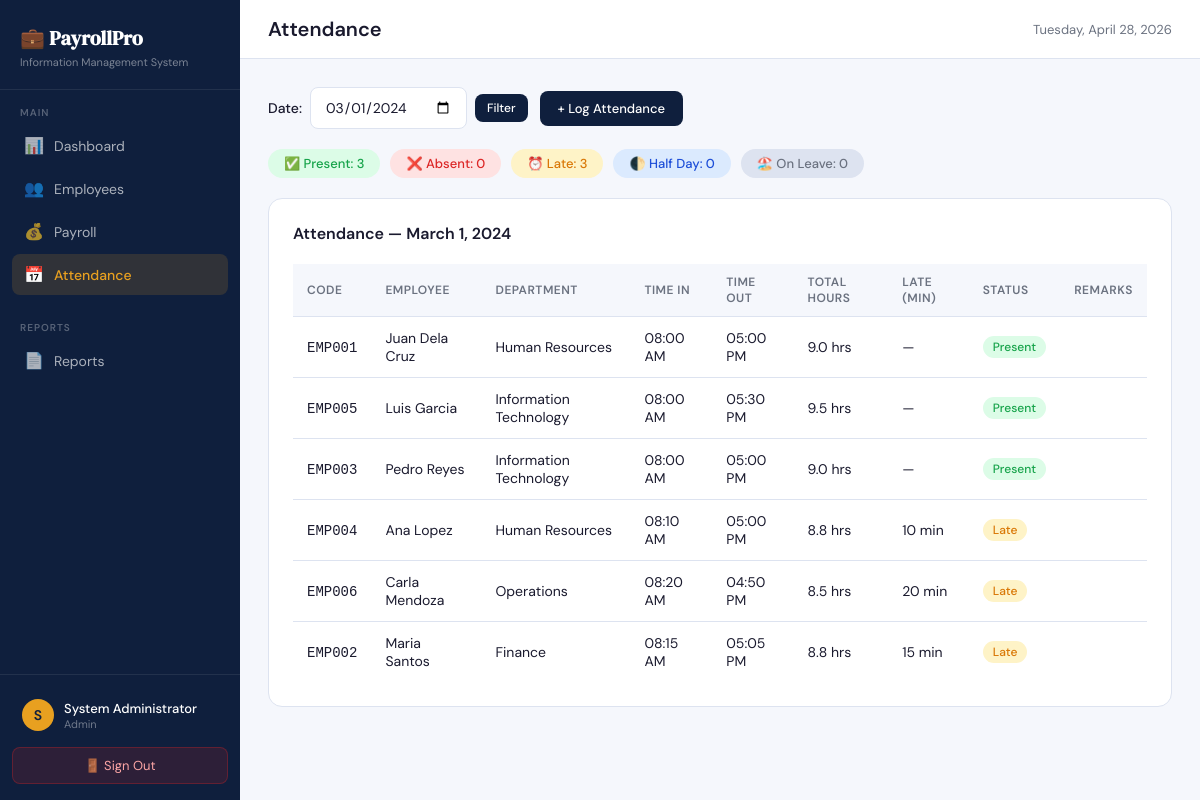
Screenshot of /pages/attendance.php?date=2024-03-01 (signed in) with the database file from the repository.
### tables this page shows
CREATE TABLE attendance (
    attendance_id     INT AUTO_INCREMENT PRIMARY KEY,
    employee_id       INT NOT NULL,
    date              DATE NOT NULL,
    time_in           TIME,
    time_out          TIME,
    total_hours       DECIMAL(5,2) GENERATED ALWAYS AS (
                          CASE
                              WHEN time_in IS NOT NULL AND time_out IS NOT NULL
                              THEN TIMESTAMPDIFF(MINUTE, time_in, time_out) / 60
                              ELSE 0
                          END
                      ) STORED,
    status            ENUM('Present','Absent','Late','Half Day','On Leave') DEFAULT 'Present',
    late_minutes      INT DEFAULT 0,
    undertime_minutes INT DEFAULT 0,
    remarks           TEXT,
    FOREIGN KEY (employee_id) REFERENCES employees(employee_id) ON DELETE CASCADE,
    UNIQUE KEY unique_attendance (employee_id, date),
    INDEX idx_date          (date),
    INDEX idx_att_status    (status),
    INDEX idx_employee_date (employee_id, date)
);

CREATE TABLE employees (
    employee_id        INT AUTO_INCREMENT PRIMARY KEY,
    employee_code      VARCHAR(20) UNIQUE,
    first_name         VARCHAR(50) NOT NULL,
    last_name          VARCHAR(50) NOT NULL,
    middle_name        VARCHAR(50),
    suffix             VARCHAR(10),
    gender             ENUM('Male','Female','Other','Prefer not to say'),
    birth_date         DATE,
    contact_number     VARCHAR(20),
    alternate_contact  VARCHAR(20),
    email              VARCHAR(100) UNIQUE,
    address            TEXT,
    bank_account_number VARCHAR(50),
    tin_number         VARCHAR(50),
    sss_number         VARCHAR(20),
    philhealth_number  VARCHAR(20),
    pagibig_number     VARCHAR(20),
    date_hired         DATE NOT NULL,
    date_regularized   DATE,
    date_resigned      DATE,
    status             ENUM('Active','Resigned','Terminated','On Leave') DEFAULT 'Active',
    department_id      INT,
    position_id        INT,
    supervisor_id      INT,
    created_at         TIMESTAMP DEFAULT CURRENT_TIMESTAMP,
    updated_at         TIMESTAMP DEFAULT CURRENT_TIMESTAMP ON UPDATE CURRENT_TIMESTAMP,
    FOREIGN KEY (department_id) REFERENCES departments(department_id),
    FOREIGN KEY (position_id)   REFERENCES positions(position_id),
    FOREIGN KEY (supervisor_id) REFERENCES employees(employee_id),
    INDEX idx_status      (status),
    INDEX idx_department  (department_id),
    INDEX idx_position    (position_id),
    INDEX idx_date_hired  (date_hired)
);

CREATE TABLE departments (
    department_id   INT AUTO_INCREMENT PRIMARY KEY,
    department_name VARCHAR(100) UNIQUE NOT NULL,
    description     TEXT,
    created_at      TIMESTAMP DEFAULT CURRENT_TIMESTAMP
);

### pages/attendance.php (the view, shortened to what this page needs)
<?php
$conn = getConnection();
$filterDate = $_GET['date'] ?? date('Y-m-d');
$records = $conn->query("SELECT a.*, CONCAT(e.first_name,' ',e.last_name) AS full_name,
    e.employee_code, d.department_name
    FROM attendance a
    JOIN employees e ON a.employee_id=e.employee_id
    LEFT JOIN departments d ON e.department_id=d.department_id
    WHERE a.date='$filterDate'
    ORDER BY a.status, e.first_name");
$sumR = $conn->query("SELECT status, COUNT(*) AS cnt FROM attendance WHERE date='$filterDate' GROUP BY status");
$summary = [];
while ($row = $sumR->fetch_assoc()) {
    $summary[$row['status']] = $row['cnt'];
}
include '../includes/header.php';
?>
<div class="att-filters">
    <form method="GET" style="display:flex;align-items:center;gap:8px">
        <label style="font-size:14px;font-weight:500">Date:</label>
        <input type="date" name="date" class="form-control" style="width:auto"
               value="<?= htmlspecialchars($filterDate) ?>">
        <button type="submit" class="btn btn-primary btn-sm">Filter</button>
    </form>
    <button class="btn btn-primary" onclick="openAttModal()">+ Log Attendance</button>
</div>
<div class="summary-pills">
    <div class="pill badge-success">✅ Present: <?= $summary['Present'] ?? 0 ?></div>
    <div class="pill badge-danger">❌ Absent: <?= $summary['Absent'] ?? 0 ?></div>
    <div class="pill badge-warning">⏰ Late: <?= $summary['Late'] ?? 0 ?></div>
    <div class="pill badge-info">🌓 Half Day: <?= $summary['Half Day'] ?? 0 ?></div>
    <div class="pill badge-muted">🏖️ On Leave: <?= $summary['On Leave'] ?? 0 ?></div>
</div>
<div class="card">
    <div class="card-header">
        <span class="card-title">
            Attendance — <?= date('F j, Y', strtotime($filterDate)) ?>
        </span>
    </div>
    <div class="table-wrap">
        <table>
            <thead>
                <tr>
                    <th>Code</th>
                    <th>Employee</th>
                    <th>Department</th>
                    <th>Time In</th>
                    <th>Time Out</th>
                    <th>Total Hours</th>
                    <th>Late (min)</th>
                    <th>Status</th>
                    <th>Remarks</th>
                </tr>
            </thead>
            <tbody>
            <?php if ($records->num_rows > 0): ?>
                <?php while($a = $records->fetch_assoc()): ?>
                <tr>
                    <td><code><?= htmlspecialchars($a['employee_code']) ?></code></td>
                    <td><?= htmlspecialchars($a['full_name']) ?></td>
                    <td><?= htmlspecialchars($a['department_name'] ?? '—') ?></td>
                    <td><?= $a['time_in']  ? date('h:i A', strtotime($a['time_in']))  : '—' ?></td>
                    <td><?= $a['time_out'] ? date('h:i A', strtotime($a['time_out'])) : '—' ?></td>
                    <td><?= $a['total_hours'] ? number_format($a['total_hours'], 1) . ' hrs' : '—' ?></td>
                    <td><?= $a['late_minutes'] > 0 ? $a['late_minutes'] . ' min' : '—' ?></td>
                    <td>
                        <?php $bClass = match($a['status']) {
                            'Present'  => 'badge-success',
                            'Absent'   => 'badge-danger',
                            'Late'     => 'badge-warning',
                            'Half Day' => 'badge-info',
                            default    => 'badge-muted'
                        }; ?>
                        <span class="badge <?= $bClass ?>"><?= $a['status'] ?></span>
                    </td>
                    <td style="color:var(--muted);font-size:13px"><?= htmlspecialchars($a['remarks'] ?? '') ?></td>
                </tr>
                <?php endwhile; ?>
            <?php else: ?>
                <tr><td colspan="9" style="text-align:center;color:var(--muted);padding:32px">
                    No attendance records for this date. Use "+ Log Attendance" to add.
                </td></tr>
            <?php endif; ?>
            </tbody>
        </table>
    </div>
</div>
<?php include '../includes/footer.php'; ?>

### includes/header.php (style rules this page uses)
*, *::before, *::after { box-sizing: border-box; margin: 0; padding: 0; }
:root { --navy: #0f1f3d; --blue: #1a3a6b; --accent: #e8a020; --light: #f5f7fc; --white: #ffffff; --text: #1a1a2e; --muted: #6b7280; --border: #dde3f0; --success: #16a34a; --danger: #dc2626; --warning: #d97706; --sidebar-w: 240px; }
body { font-family: 'DM Sans', sans-serif; background: var(--light); color: var(--text); display: flex; min-height: 100vh; }
.card { background: var(--white); border-radius: 14px; border: 1px solid var(--border); padding: 24px; margin-bottom: 20px; }
.card-header { display: flex; align-items: center; justify-content: space-between; margin-bottom: 20px; }
.card-title { font-size: 16px; font-weight: 600; color: var(--text); }
.btn { display: inline-flex; align-items: center; gap: 6px; padding: 9px 18px; border-radius: 8px; font-family: inherit; font-size: 13px; font-weight: 500; cursor: pointer; border: none; transition: all 0.15s; text-decoration: none; }
.btn-primary { background: var(--navy); color: var(--white); }
.btn-sm { padding: 6px 12px; font-size: 12px; }
.table-wrap { overflow-x: auto; }
table { width: 100%; border-collapse: collapse; font-size: 14px; }
th { background: var(--light); padding: 10px 14px; text-align: left; font-size: 12px; font-weight: 600; color: var(--muted); text-transform: uppercase; letter-spacing: 0.04em; border-bottom: 1px solid var(--border); }
td { padding: 12px 14px; border-bottom: 1px solid var(--border); color: var(--text); vertical-align: middle; }
tr:last-child td { border-bottom: none; }
.badge { display: inline-block; padding: 3px 10px; border-radius: 20px; font-size: 12px; font-weight: 500; }
.badge-success { background: #dcfce7; color: var(--success); }
.badge-danger { background: #fee2e2; color: var(--danger); }
.badge-warning { background: #fef3c7; color: var(--warning); }
.badge-info { background: #dbeafe; color: #1d4ed8; }
.badge-muted { background: var(--border); color: var(--muted); }
.form-control { width: 100%; padding: 10px 14px; border: 1.5px solid var(--border); border-radius: 8px; font-family: inherit; font-size: 14px; color: var(--text); background: var(--white); outline: none; transition: border-color 0.15s; }

### pages/attendance.php (style rules this page uses)
.att-filters { display: flex; align-items: center; gap: 12px; margin-bottom: 20px; flex-wrap: wrap; }
.summary-pills { display: flex; gap: 10px; flex-wrap: wrap; margin-bottom: 20px; }
.pill { padding: 6px 16px; border-radius: 20px; font-size: 13px; font-weight: 500; display: flex; align-items: center; gap: 6px; }

### rows the page displays
attendance: employee.employee_code "EMP001", full_name "Juan Dela Cruz", departments.department_name "Human Resources", time_in "08:00 AM", time_out "05:00 PM", total_hours "9.0", status "Present"
attendance: employee.employee_code "EMP005", full_name "Luis Garcia", departments.department_name "Information Technology", time_in "08:00 AM", time_out "05:30 PM", total_hours "9.5", status "Present"
attendance: employee.employee_code "EMP003", full_name "Pedro Reyes", departments.department_name "Information Technology", time_in "08:00 AM", time_out "05:00 PM", total_hours "9.0", status "Present"
attendance: employee.employee_code "EMP004", full_name "Ana Lopez", departments.department_name "Human Resources", time_in "08:10 AM", time_out "05:00 PM", total_hours "8.8", late_minutes "10", status "Late"
attendance: employee.employee_code "EMP006", full_name "Carla Mendoza", departments.department_name "Operations", time_in "08:20 AM", time_out "04:50 PM", total_hours "8.5", late_minutes "20", status "Late"
attendance: employee.employee_code "EMP002", full_name "Maria Santos", departments.department_name "Finance", time_in "08:15 AM", time_out "05:05 PM", total_hours "8.8", late_minutes "15", status "Late"

### other values shown
substr($user['name'], 0, 1) "S"
$user['name'] "System Administrator"
$user['role'] "Admin"
$currentPage "Attendance"
$summary['Present'] "3"
$summary['Absent'] "0"
$summary['Late'] "3"
$summary['Half Day'] "0"
$summary['On Leave'] "0"
